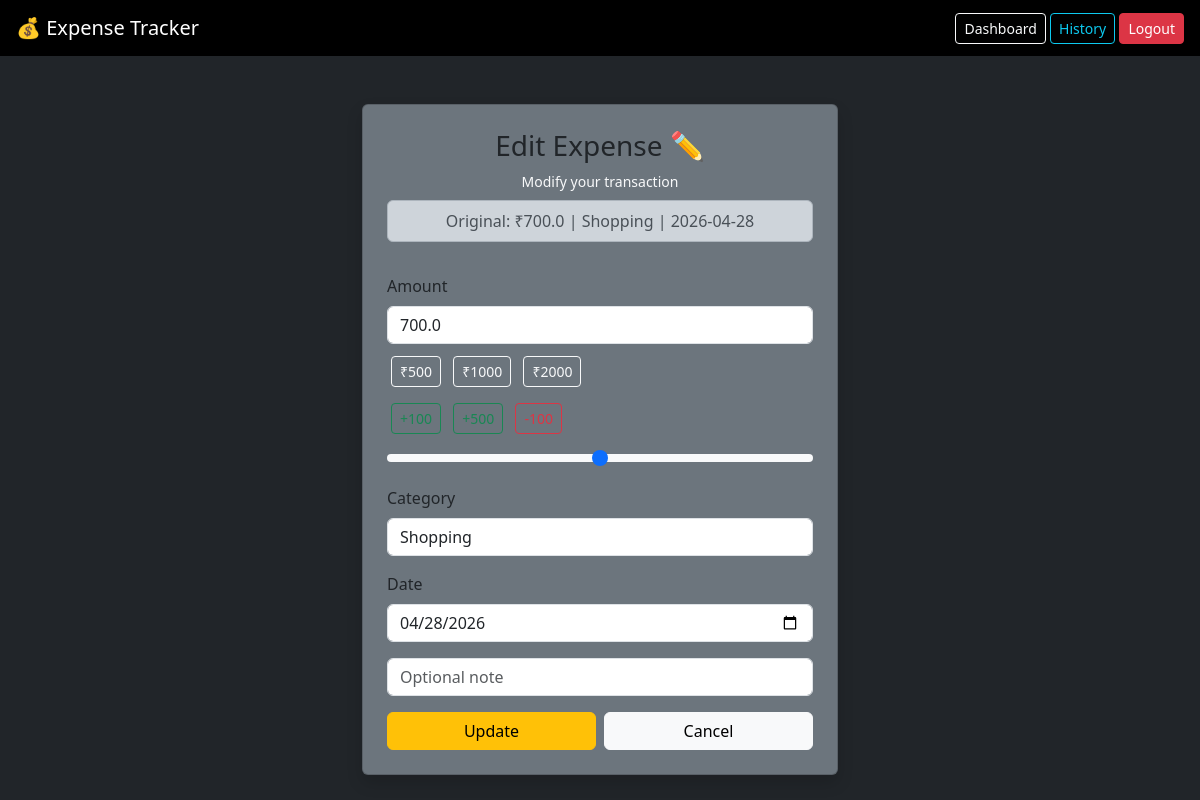
Screenshot of /edit/3 (signed in) with the database file from the repository.
### tables this page shows
CREATE TABLE expenses (
        id INTEGER PRIMARY KEY AUTOINCREMENT,
        user_id INTEGER,
        amount REAL,
        category TEXT,
        date TEXT,
        note TEXT
    );

### app.py (the view, shortened to what this page needs)
@app.route('/edit/<int:id>', methods=['GET', 'POST'])
@login_required
def edit(id):
    user_id = get_user_id()
    conn = get_db()
    c = conn.cursor()
    c.execute("SELECT * FROM expenses WHERE id=? AND user_id=?", (id, user_id))
    data = c.fetchone()
    if not data:
        conn.close()
        return "Unauthorized ❌"
    conn.close()
    return render_template('edit.html', data=data)

### app.py (called while the page is built)
def get_db():
    conn = sqlite3.connect("database.db")
    conn.row_factory = sqlite3.Row
    return conn

def login_required(f):
    @wraps(f)
    def wrapper(*args, **kwargs):
        if 'user_id' not in session:
            return redirect('/')
        return f(*args, **kwargs)
    return wrapper

def get_user_id():
    return session.get('user_id')

### templates/edit.html (shortened to what this page needs)
<!DOCTYPE html>
<html>
<head>
    <link href="https://cdn.jsdelivr.net/npm/bootstrap@5.3.0/dist/css/bootstrap.min.css" rel="stylesheet">
</head>
<body class="bg-dark text-white">
<nav class="navbar navbar-dark bg-black px-3">
    <span class="navbar-brand">💰 Expense Tracker</span>
    <div>
        <a href="/dashboard" class="btn btn-outline-light btn-sm">Dashboard</a>
        <a href="/history" class="btn btn-outline-info btn-sm">History</a>
        <a href="/logout" class="btn btn-danger btn-sm">Logout</a>
    </div>
</nav>
<div class="container mt-5 col-md-5">
    <div class="card p-4 bg-secondary shadow">
        <h3 class="text-center mb-2">Edit Expense ✏️</h3>
        <p class="text-center text-light small mb-2">Modify your transaction</p>
        <div class="alert alert-dark text-center py-2">
            Original: ₹{{data[2]}} | {{data[3]}} | {{data[4]}}
        </div>
        <form method="POST" onsubmit="return validateForm()">
            <label class="form-label">Amount</label>
            <input id="amount"
                   name="amount"
                   type="number"
                   step="0.01"
                   value="{{data[2]}}"
                   class="form-control mb-2"
                   required>
            <div class="mb-2">
                <button type="button" class="btn btn-sm btn-outline-light m-1" onclick="setValue(500)">₹500</button>
                <button type="button" class="btn btn-sm btn-outline-light m-1" onclick="setValue(1000)">₹1000</button>
                <button type="button" class="btn btn-sm btn-outline-light m-1" onclick="setValue(2000)">₹2000</button>
            </div>
            <div class="mb-2">
                <button type="button" class="btn btn-sm btn-outline-success m-1"
                        onmousedown="startAdjust(100)" onmouseup="stopAdjust()" onmouseleave="stopAdjust()">+100</button>
                <button type="button" class="btn btn-sm btn-outline-success m-1"
                        onmousedown="startAdjust(500)" onmouseup="stopAdjust()" onmouseleave="stopAdjust()">+500</button>
                <button type="button" class="btn btn-sm btn-outline-danger m-1"
                        onmousedown="startAdjust(-100)" onmouseup="stopAdjust()" onmouseleave="stopAdjust()">-100</button>
            </div>
            <input type="range" id="slider"
                   min="0" max="10000" step="50"
                   class="form-range mb-3">
            <label class="form-label">Category</label>
            <select id="category" name="category"
                    class="form-control mb-3"
                    onchange="toggleCustom()" required>
                <option {% if data[3]=='Shopping' %}selected{% endif %}>Shopping</option>
            </select>
            <label class="form-label">Date</label>
            <input name="date"
                   type="date"
                   value="{{data[4]}}"
                   class="form-control mb-3"
                   required>
            <input name="note"
                   value="{{data[5]}}"
                   class="form-control mb-3"
                   placeholder="Optional note">
            <div class="d-flex gap-2">
                <button id="btn" class="btn btn-warning w-100">Update</button>
                <a href="/history" class="btn btn-light w-100">Cancel</a>
            </div>
        </form>
    </div>
</div>
</body>
</html>

### rows the page displays
expenses: amount "700.0", category "Shopping", date "2026-04-28", date "04/28/2026"
